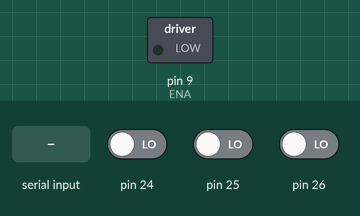
Simulated run of this program. Board: Arduino Mega 2560, built with avr-gcc and run on an emulated ATmega2560. On the bench: switched loads named in the program (green lamp = pin HIGH). Inputs (shaded band) come from the test bench; at power-on: pin 24 LOW, pin 25 LOW, pin 26 LOW. Pins used as bus, display or sensor lines are not drawn.

Above: at 1.2 s.
1.3 s: "forward\n" received over the second serial link
At 2.0 s:
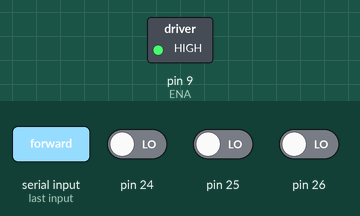
2.8 s: "stop\n" received over the second serial link
At 3.1 s:
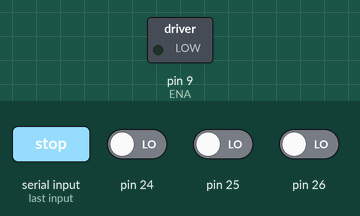
4.3 s: "back\n" received over the second serial link
At 5.4 s:
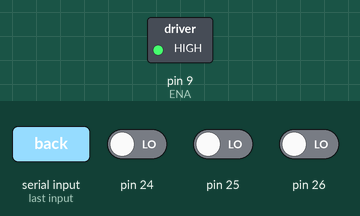
Timing chart, 0 to 7.3 s (numbered marks = the images above; inputs shaded):
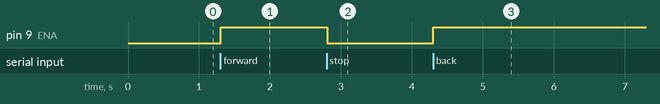

Measured:
- after the input at 1.3 s, pin 9 (ENA): LOW → HIGH at once
- after the input at 2.8 s, pin 9 (ENA): HIGH → LOW at once
- after the input at 4.3 s, pin 9 (ENA): LOW → HIGH at once

The program:

main.cpp
```cpp
#include <Arduino.h>
#include "motor_control.h"
#include "level_sensor.h"
#include "door_state.h"

I2cLevelSensor level_sensor;
//
DoorState service_door(24, "service");
DoorState left_door(25, "left");
DoorState right_door(26, "right");

void setup()
{
    Serial1.begin(9600);
    pinMode(ENA, OUTPUT);
    pinMode(IN1, OUTPUT);
    pinMode(IN2, OUTPUT);
    // Initially stop the motor
    motorStop();
    // Level sensor setup
    if (!level_sensor.begin())
    {
        Serial1.println("Sensor not found!");
    }
    // set door interrupt
    service_door.begin();
    left_door.begin();
    right_door.begin();
}

void loop()
{
    // Update door states
    service_door.update();
    left_door.update();
    right_door.update();

    if (Serial1.available() > 0)
    {
        String command = Serial1.readStringUntil('\n');
        command.trim();
        // get pin level
        if (command == "level")
        {
            float avgDistance = level_sensor.readAverageDistance(5, 100);
            // format level:value
            Serial1.print("level:");
            Serial1.println(avgDistance);
            return;
        }
        if (command == "  ")
        {
            DoorState::getDoorStates();
            return;
        }
        else
        {
            processCommand(command); // Handle motor commands
            return;
        }
    }
}
```

door_state.h
```cpp
#ifndef DOOR_STATE_H
#define DOOR_STATE_H
#include <Arduino.h>

class DoorState {
public:
    DoorState(uint8_t pin, const char* name);
    void begin();
    bool isTriggered();
    void clearTrigger() { triggered = false; }
    void update();
    bool getCurrentState() { return lastState; }
    const char* getName() { return doorName; }

    // Static method to report all door states
    static void getDoorStates();

    // Static array to keep track of all instances
    static DoorState* doors[3];
    static uint8_t doorCount;

private:
    const uint8_t pin;
    const char* doorName;
    bool triggered;
    bool lastState;
    unsigned long lastDebounceTime;
    static const unsigned long DEBOUNCE_DELAY = 50;
};

#endif
```

level_sensor.h
```cpp
#ifndef LEVEL_SENSOR_H
#define LEVEL_SENSOR_H
#include <Arduino.h>
#include <Wire.h>

#define US42_ADDRESS 0x70 // I2C address for the GY-US42V2 ultrasonic sensor

class I2cLevelSensor {
private:
    TwoWire *wire; // Pointer to I2C interface
    const uint8_t address; // I2C address of the sensor

public:
// constructor that takes twowire object and I2C address
    I2cLevelSensor(TwoWire &w = Wire, uint8_t addr = US42_ADDRESS);
    //initilize i2c communication returns true if address is found
    bool begin();
    //get raw values from the sensor
    uint16_t readDistance();
    //returns distance in cm
    float readDistanceInCM();
    float readAverageDistance(uint8_t samples = 10, uint16_t delayTime = 100);
};

#endif
```

motor_control.h
```cpp
#ifndef MOTOR_CONTROL_H
#define MOTOR_CONTROL_H

#include <Arduino.h>

// Pin definitions
extern const int ENA;  // Enable pin for motor A
extern const int IN1;  // Input 1 pin for motor A
extern const int IN2;  // Input 2 pin for motor A

void motorForward();
void motorBack();
void motorStop();
void processCommand(String command);

#endif
```

door_interrupt.cpp
```cpp
#include "door_state.h"

// Initialize static members
DoorState* DoorState::doors[3] = {nullptr};
uint8_t DoorState::doorCount = 0;

DoorState::DoorState(uint8_t _pin, const char* name) :
    pin(_pin),
    doorName(name),
    triggered(false),
    lastState(LOW),
    lastDebounceTime(0) {
    if (doorCount < 3) {
        doors[doorCount++] = this;
    }
}

void DoorState::begin() {
    pinMode(pin, INPUT);
    lastState = digitalRead(pin);
}
//update door state showing Ken
void DoorState::update() {
    bool currentState = digitalRead(pin);

    if (currentState != lastState) {
        lastDebounceTime = millis();
    }

    if ((millis() - lastDebounceTime) > DEBOUNCE_DELAY) {
        if (currentState == HIGH && !triggered) {
            triggered = true;
        }
    }

    lastState = currentState;
}

bool DoorState::isTriggered() {
    return triggered;
}

void DoorState::getDoorStates() {
    Serial1.print("door-status:");
    for (uint8_t i = 0; i < doorCount; i++) {
        if (i > 0) Serial1.print(",");
        Serial1.print(doors[i]->getName());
        Serial1.print(":");
        Serial1.print(doors[i]->getCurrentState() ? "1" : "0");
    }
    Serial1.println();
}
```

level_sensor.cpp
```cpp
#include "level_sensor.h"

I2cLevelSensor::I2cLevelSensor(TwoWire &w, uint8_t addr)
    : wire(&w), address(addr) {}

bool I2cLevelSensor::begin()
{
    wire->begin();
    wire->beginTransmission(address);
    return (wire->endTransmission() == 0);
}

uint16_t I2cLevelSensor::readDistance()
{
    wire->beginTransmission(address);
    wire->write(0x51); // Command 0x51: Start single measurement
    wire->endTransmission();

    delay(70); // Wait for measurement

    wire->requestFrom(address, (uint8_t)2);

    if (wire->available() >= 2)
    {
        uint16_t distance = wire->read() << 8; // High byte
        distance |= wire->read();              // Low byte
        return distance;
    }

    return 0xFFFF; // Return max value if read fails
}

float I2cLevelSensor::readDistanceInCM()
{
    uint16_t rawDistance = readDistance();
    if (rawDistance == 0xFFFF)
    {
        return -1.0; // Indicate error
    }
    // Return raw value (already in centimeters for this sensor)
    return (float)rawDistance;
}

float I2cLevelSensor::readAverageDistance(uint8_t samples, uint16_t delayTime)
{
    float sum = 0;
    uint8_t validSamples = 0;

    for (uint8_t i = 0; i < samples; i++)
    {
        float distance = readDistanceInCM();
        if (distance > 0)
        { // Only count valid readings
            sum += distance;
            validSamples++;
        }
        delay(delayTime);
    }
    // Check if we got any valid readings
    if (validSamples == 0)
    {
        return -1.0; // Indicate error
    }

    return sum / validSamples;
}
```

motor_control.cpp
```cpp
#include "motor_control.h"

// Define the actual pin values
const int ENA = 9;
const int IN1 = 19;
const int IN2 = 18;

void motorForward() {
    digitalWrite(IN1, HIGH);
    digitalWrite(IN2, LOW);
    analogWrite(ENA, 255);
    Serial1.println("Moving forward");
}

void motorBack() {
    digitalWrite(IN1, LOW);
    digitalWrite(IN2, HIGH);
    analogWrite(ENA, 255);
    Serial1.println("Moving backward");
}

void motorStop() {
    digitalWrite(IN1, LOW);
    digitalWrite(IN2, LOW);
    analogWrite(ENA, 0);
    Serial1.println("Stopped");
}

void processCommand(String command) {
    if (command == "forward") {
        motorForward();
    }
    else if (command == "back") {
        motorBack();
    }
    else if (command == "stop") {
        motorStop();
    }
    else {
        Serial1.println("Unknown command. Use 'forward', 'back', or 'stop'.");
    }
}
```
